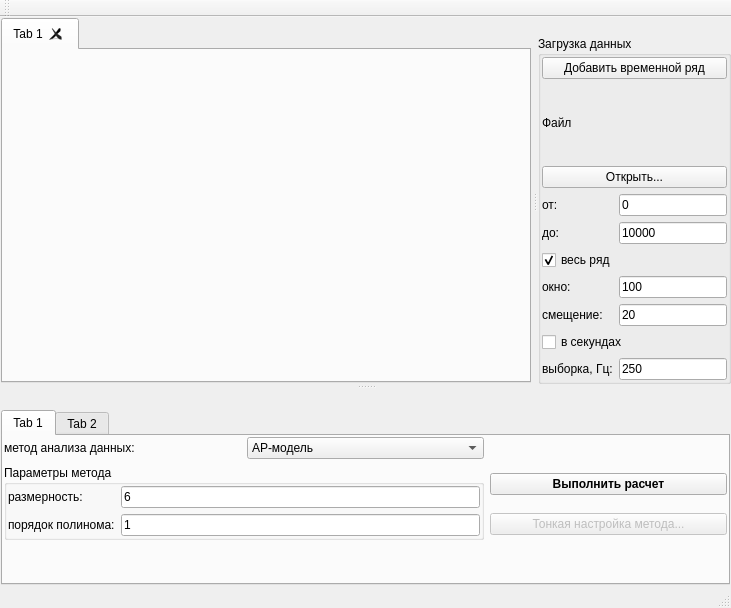
<?xml version="1.0" encoding="UTF-8"?>
<ui version="4.0">
 <class>MainWindow</class>
 <widget class="QMainWindow" name="MainWindow">
  <property name="geometry">
   <rect>
    <x>0</x>
    <y>0</y>
    <width>731</width>
    <height>608</height>
   </rect>
  </property>
  <property name="windowTitle">
   <string>MainWindow</string>
  </property>
  <widget class="QWidget" name="centralWidget">
   <layout class="QHBoxLayout" name="horizontalLayout">
    <property name="margin">
     <number>1</number>
    </property>
    <item>
     <widget class="QTabWidget" name="timeSeriesesTabs">
      <property name="currentIndex">
       <number>0</number>
      </property>
      <property name="tabsClosable">
       <bool>true</bool>
      </property>
      <widget class="QWidget" name="ts1Tab">
       <attribute name="title">
        <string>Tab 1</string>
       </attribute>
      </widget>
     </widget>
    </item>
   </layout>
  </widget>
  <widget class="QMenuBar" name="menuBar">
   <property name="geometry">
    <rect>
     <x>0</x>
     <y>0</y>
     <width>731</width>
     <height>25</height>
    </rect>
   </property>
  </widget>
  <widget class="QToolBar" name="mainToolBar">
   <attribute name="toolBarArea">
    <enum>TopToolBarArea</enum>
   </attribute>
   <attribute name="toolBarBreak">
    <bool>false</bool>
   </attribute>
  </widget>
  <widget class="QStatusBar" name="statusBar"/>
  <widget class="QDockWidget" name="dataOptionsDockWidget">
   <property name="features">
    <set>QDockWidget::DockWidgetMovable</set>
   </property>
   <attribute name="dockWidgetArea">
    <number>2</number>
   </attribute>
   <widget class="QWidget" name="dataOptionsDockWidgetContents">
    <layout class="QVBoxLayout" name="verticalLayout">
     <property name="margin">
      <number>0</number>
     </property>
     <item>
      <widget class="QGroupBox" name="dataOptionsGroupBox">
       <property name="sizePolicy">
        <sizepolicy hsizetype="Preferred" vsizetype="Preferred">
         <horstretch>0</horstretch>
         <verstretch>0</verstretch>
        </sizepolicy>
       </property>
       <property name="minimumSize">
        <size>
         <width>0</width>
         <height>0</height>
        </size>
       </property>
       <property name="title">
        <string>Загрузка данных</string>
       </property>
       <layout class="QGridLayout" name="gridLayout">
        <property name="margin">
         <number>1</number>
        </property>
        <item row="1" column="0" colspan="2">
         <widget class="QLabel" name="fileNameLabel">
          <property name="text">
           <string>Файл</string>
          </property>
         </widget>
        </item>
        <item row="2" column="0" colspan="2">
         <widget class="QPushButton" name="loadDataButton">
          <property name="text">
           <string>Открыть...</string>
          </property>
         </widget>
        </item>
        <item row="3" column="0">
         <widget class="QLabel" name="dataFromLabel">
          <property name="text">
           <string>от:</string>
          </property>
         </widget>
        </item>
        <item row="3" column="1">
         <widget class="QLineEdit" name="dataFromEdit">
          <property name="text">
           <string>0</string>
          </property>
         </widget>
        </item>
        <item row="4" column="0">
         <widget class="QLabel" name="dataToLabel">
          <property name="text">
           <string>до:</string>
          </property>
         </widget>
        </item>
        <item row="4" column="1">
         <widget class="QLineEdit" name="dataToEdit">
          <property name="text">
           <string>10000</string>
          </property>
         </widget>
        </item>
        <item row="5" column="0" colspan="2">
         <widget class="QCheckBox" name="dataAllCheck">
          <property name="text">
           <string>весь ряд</string>
          </property>
          <property name="checked">
           <bool>true</bool>
          </property>
         </widget>
        </item>
        <item row="6" column="0">
         <widget class="QLabel" name="dataWindowLabel">
          <property name="text">
           <string>окно:</string>
          </property>
         </widget>
        </item>
        <item row="6" column="1">
         <widget class="QLineEdit" name="dataWindowEdit">
          <property name="text">
           <string>100</string>
          </property>
         </widget>
        </item>
        <item row="7" column="0">
         <widget class="QLabel" name="dataStepLabel">
          <property name="text">
           <string>смещение:</string>
          </property>
         </widget>
        </item>
        <item row="7" column="1">
         <widget class="QLineEdit" name="dataStepEdit">
          <property name="text">
           <string>20</string>
          </property>
         </widget>
        </item>
        <item row="8" column="0" colspan="2">
         <widget class="QCheckBox" name="dataSecondsCheck">
          <property name="text">
           <string>в секундах</string>
          </property>
         </widget>
        </item>
        <item row="9" column="0">
         <widget class="QLabel" name="dataSamplingLabel">
          <property name="text">
           <string>выборка, Гц:</string>
          </property>
         </widget>
        </item>
        <item row="9" column="1">
         <widget class="QLineEdit" name="dataSamplingEdit">
          <property name="text">
           <string>250</string>
          </property>
         </widget>
        </item>
        <item row="0" column="0" colspan="2">
         <widget class="QPushButton" name="addDataButton">
          <property name="text">
           <string>Добавить временной ряд</string>
          </property>
         </widget>
        </item>
       </layout>
      </widget>
     </item>
    </layout>
   </widget>
  </widget>
  <widget class="QDockWidget" name="dataAnalysisDockWidget">
   <property name="features">
    <set>QDockWidget::NoDockWidgetFeatures</set>
   </property>
   <attribute name="dockWidgetArea">
    <number>8</number>
   </attribute>
   <widget class="QWidget" name="dockWidgetContents">
    <layout class="QHBoxLayout" name="horizontalLayout_2">
     <property name="margin">
      <number>1</number>
     </property>
     <item>
      <widget class="QTabWidget" name="dataAnalysisTabs">
       <property name="currentIndex">
        <number>0</number>
       </property>
       <widget class="QWidget" name="dataAnalysisMethodTab">
        <attribute name="title">
         <string>Tab 1</string>
        </attribute>
        <layout class="QGridLayout" name="gridLayout_2">
         <property name="margin">
          <number>1</number>
         </property>
         <item row="1" column="0">
          <widget class="QLabel" name="dataAnalysisMethodLabel">
           <property name="text">
            <string>метод анализа данных:</string>
           </property>
          </widget>
         </item>
         <item row="1" column="1">
          <widget class="QComboBox" name="dataAnalysisMethodBox">
           <item>
            <property name="text">
             <string>АР-модель</string>
            </property>
           </item>
          </widget>
         </item>
         <item row="2" column="0" rowspan="2" colspan="2">
          <widget class="QGroupBox" name="groupBox">
           <property name="title">
            <string>Параметры метода</string>
           </property>
           <layout class="QGridLayout" name="gridLayout_3">
            <property name="margin">
             <number>1</number>
            </property>
            <item row="0" column="0">
             <widget class="QLabel" name="arModelDimensionLabel">
              <property name="text">
               <string>размерность:</string>
              </property>
             </widget>
            </item>
            <item row="1" column="0">
             <widget class="QLabel" name="arModelOrderLabel">
              <property name="text">
               <string>порядок полинома:</string>
              </property>
             </widget>
            </item>
            <item row="0" column="1">
             <widget class="QLineEdit" name="dataAnalysisParam1Edit">
              <property name="text">
               <string>6</string>
              </property>
             </widget>
            </item>
            <item row="1" column="1">
             <widget class="QLineEdit" name="dataAnalysisParam2Edit">
              <property name="text">
               <string>1</string>
              </property>
             </widget>
            </item>
           </layout>
          </widget>
         </item>
         <item row="2" column="2">
          <widget class="QPushButton" name="doDataAnalysisButton">
           <property name="font">
            <font>
             <weight>75</weight>
             <bold>true</bold>
            </font>
           </property>
           <property name="text">
            <string>Выполнить расчет</string>
           </property>
          </widget>
         </item>
         <item row="3" column="2">
          <widget class="QPushButton" name="dataAnalysisSetupMethodButton">
           <property name="enabled">
            <bool>false</bool>
           </property>
           <property name="text">
            <string>Тонкая настройка метода...</string>
           </property>
          </widget>
         </item>
         <item row="4" column="1">
          <spacer name="verticalSpacer">
           <property name="orientation">
            <enum>Qt::Vertical</enum>
           </property>
           <property name="sizeHint" stdset="0">
            <size>
             <width>20</width>
             <height>40</height>
            </size>
           </property>
          </spacer>
         </item>
        </layout>
       </widget>
       <widget class="QWidget" name="tab_2">
        <attribute name="title">
         <string>Tab 2</string>
        </attribute>
       </widget>
      </widget>
     </item>
    </layout>
   </widget>
  </widget>
 </widget>
 <layoutdefault spacing="6" margin="11"/>
 <resources/>
 <connections/>
</ui>
